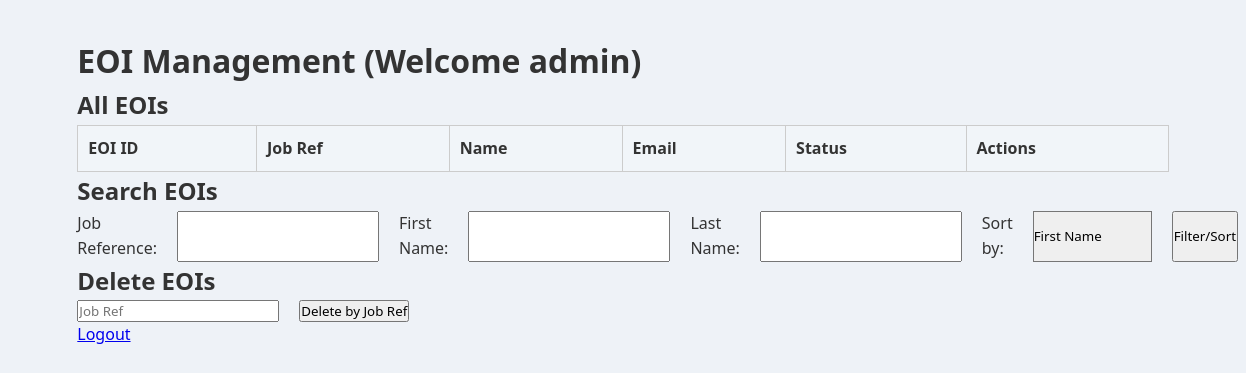
The page /manage.php (signed in) on the database as committed earlier.
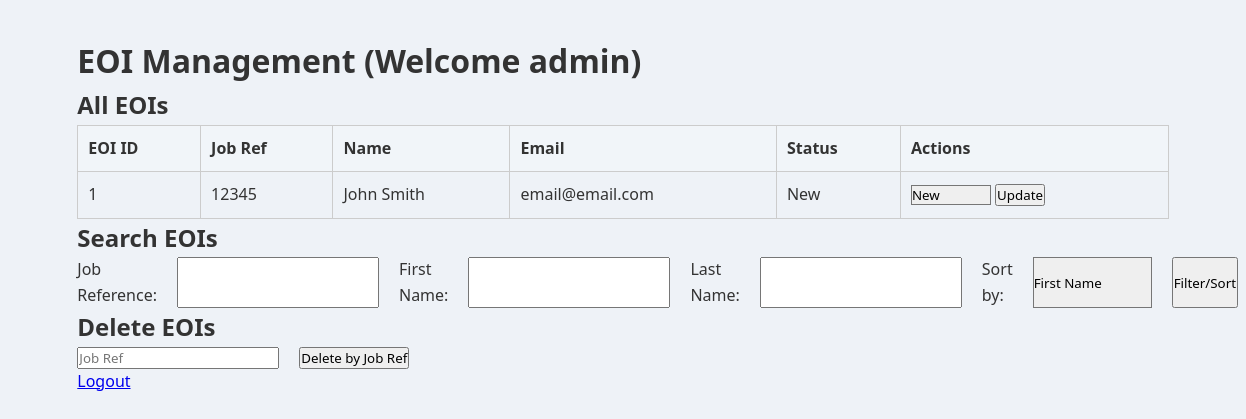
The same page on the database as committed later.
### tables this page shows
CREATE TABLE `eoi` (
  `eoi_id` int(10) UNSIGNED NOT NULL,
  `job_ref` char(5) NOT NULL,
  `first_name` varchar(50) NOT NULL,
  `last_name` varchar(50) NOT NULL,
  `date_of_birth` date NOT NULL,
  `gender` enum('Male','Female','Other','Prefer not to say') DEFAULT NULL,
  `street_address` varchar(150) DEFAULT NULL,
  `town` varchar(100) DEFAULT NULL,
  `state` char(3) DEFAULT NULL,
  `postcode` char(4) DEFAULT NULL,
  `email` varchar(150) DEFAULT NULL,
  `phone_number` varchar(15) DEFAULT NULL,
  `obedient` enum('Yes','No') DEFAULT NULL,
  `ignorance` enum('Yes','No') DEFAULT NULL,
  `social_lack` enum('Yes','No') DEFAULT NULL,
  `cursive` enum('Yes','No') DEFAULT NULL,
  `document_signing` enum('Yes','No') DEFAULT NULL,
  `other_skills` enum('Yes','No') DEFAULT NULL,
  `other_skills_long` text DEFAULT NULL,
  `status` enum('New','Current','Final') DEFAULT 'New'
);

### manage.php (the view, shortened to what this page needs)
<?php
require_once 'settings.php';
$orderBy = "eoi_id";
$sql = "SELECT * FROM eoi";
$sql .= " ORDER BY $orderBy ASC";
$stmt = $conn->prepare($sql);
$stmt->execute();
$result = $stmt->get_result();
?>
<!DOCTYPE html>
<html>
<head>
    <link rel="stylesheet" href="/styles/project.css" type="text/css">
</head>
<body>
    <h1>EOI Management (Welcome <?= $_SESSION['user']; ?>)</h1>
    <h2>All EOIs</h2>
    <table border="1">
        <tr>
            <th>EOI ID</th>
            <th>Job Ref</th>
            <th>Name</th>
            <th>Email</th>
            <th>Status</th>
            <th>Actions</th>
        </tr>
        <?php while ($row = $result->fetch_assoc()): ?>
            <tr>
                <td><?= $row['eoi_id']; ?></td>
                <td><?= $row['job_ref']; ?></td>
                <td><?= $row['first_name'] . " " . $row['last_name']; ?></td>
                <td><?= $row['email']; ?></td>
                <td><?= $row['status']; ?></td>
                <td>
                    <form method="post" style="display:inline">
                        <select name="status">
                            <option value="New" <?= ($row['status'] == 'New') ? 'selected' : ''; ?>>New</option>
                        </select>
                        <button type="submit" name="update_status">Update</button>
                    </form>
                </td>
            </tr>
        <?php endwhile; ?>
    </table>
    <h2>Search EOIs</h2>
    <form method="get" class="manage">
        Job Reference: <input type="text" name="job_ref">
        First Name: <input type="text" name="first_name">
        Last Name: <input type="text" name="last_name">
        <label>Sort by:</label>
        <select name="sort">
            <option value="first_name">First Name</option>
        </select>
        <button type="submit">Filter/Sort</button>
    </form>
    <h2>Delete EOIs</h2>
    <form method="post" class="manage">
        <input type="text" name="job_ref" required placeholder="Job Ref">
        <button type="submit" name="delete_by_job">Delete by Job Ref</button>
    </form>
    <a href="/logout.php">Logout</a>
</body>
</html>

### styles/project.css (style rules this page uses)
:root { --main-blue: #004b99; --jobs-primary-blue: #2c3e50; --login-primary-blue: #5563de; }
* { box-sizing: border-box; font-family: 'Segoe UI', Tahoma, Geneva, Verdana, sans-serif; margin: 0; padding: 0; }
body { background: #eef2f7; color: #333; line-height: 1.6; max-width: 90%; margin: 20px auto; padding: 15px; }
.manage { flex-direction: row; }
form { display: flex; flex-direction: column; gap: 20px; }
select { appearance: none; background-repeat: no-repeat; background-position: right 10px center; background-size: 20px; padding-right: 30px; }
table { width: 100%; border-collapse: collapse; }
th, td { border: 1px solid #ccc; padding: 10px; text-align: left; }
th { background: #f1f5f9; }

Rows that differ between the two databases and show on the page:
added eoi: eoi_id "1", job_ref "12345", first_name "John", last_name "Smith", email "email@email.com", status "New"
